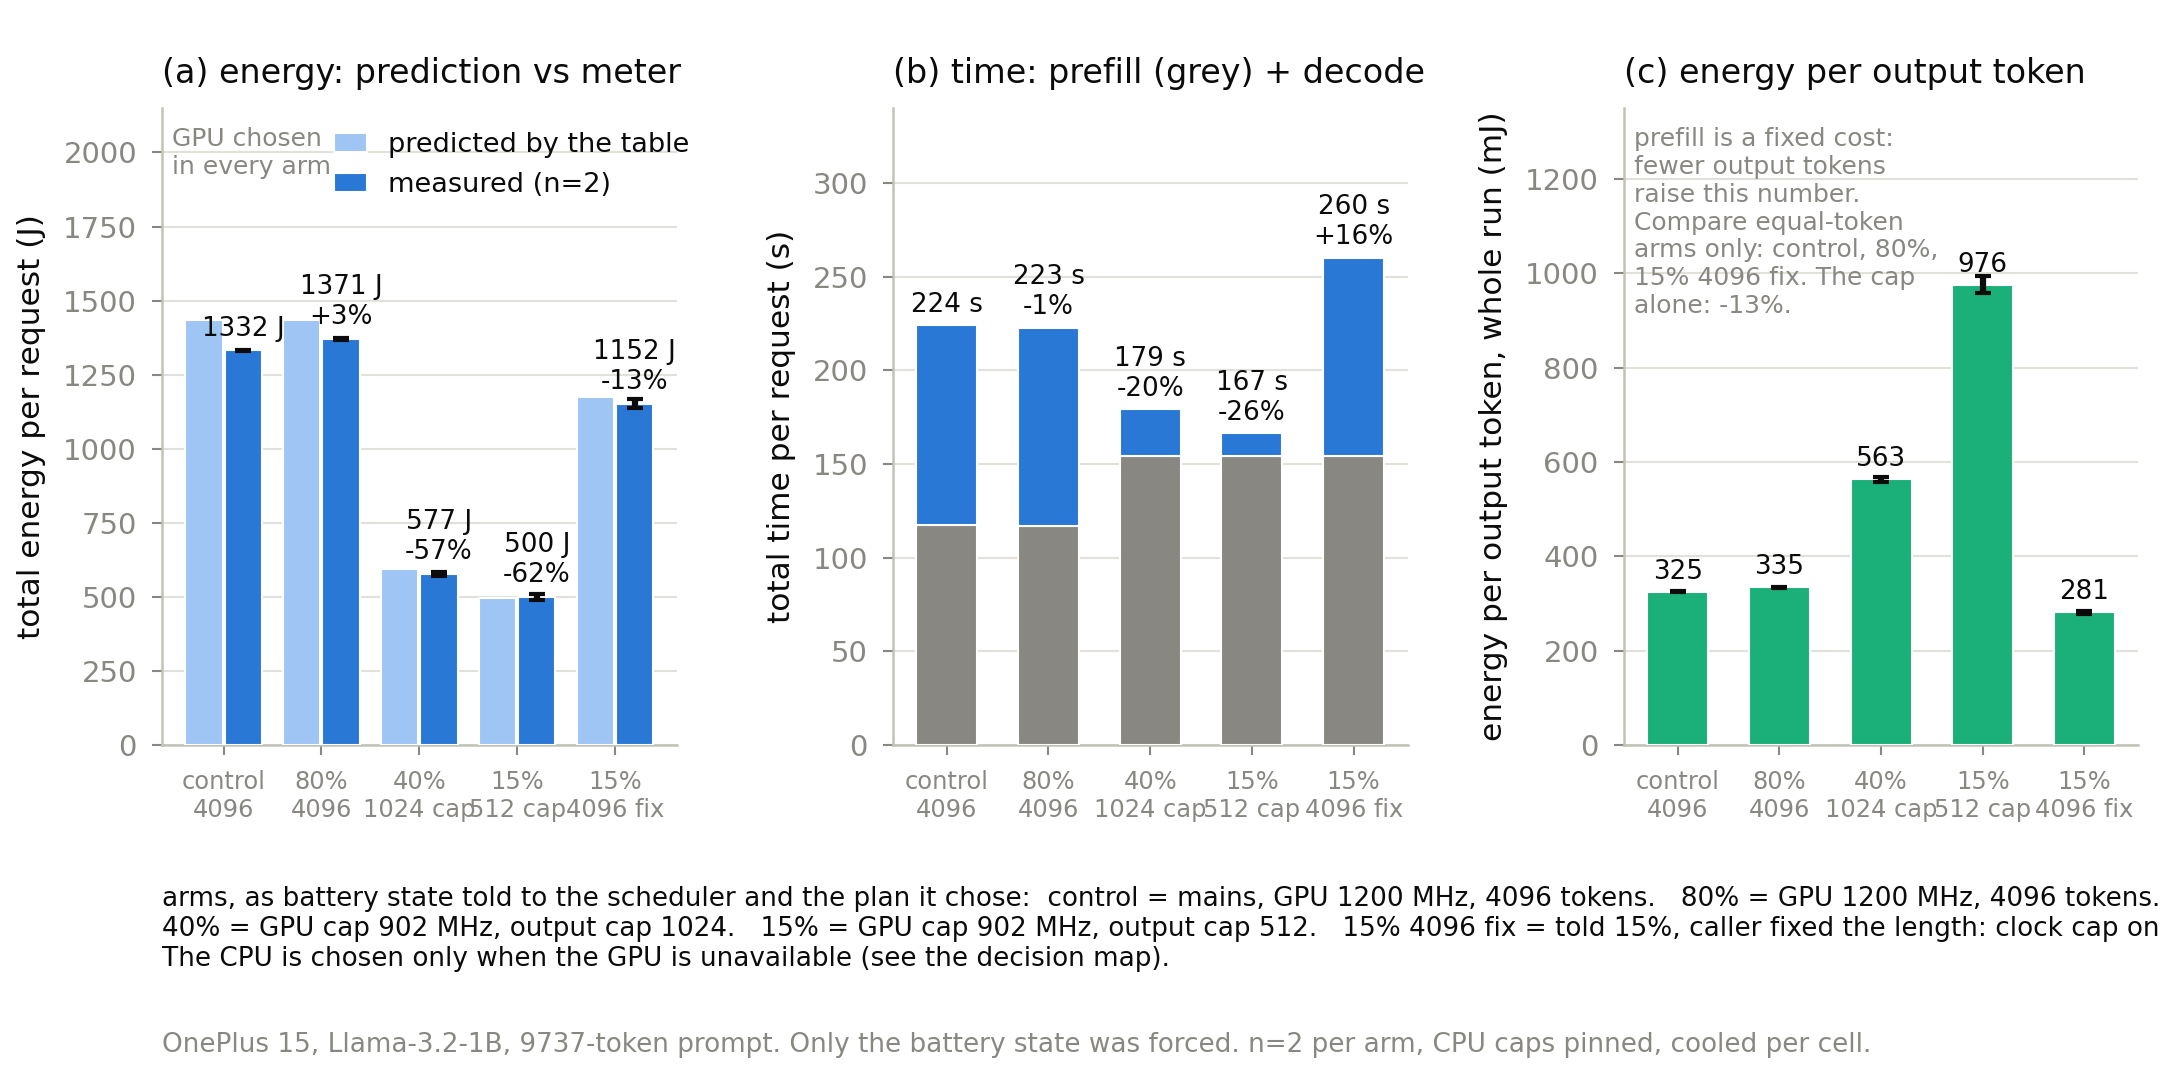

The script that saved this image:
#!/usr/bin/env python3
"""The scheduler, measured: the same prompt through ukv_sched.sh under forced battery states.
The control arm is the scheduler told it is on mains (full-performance plan, 4096 tokens).
(a) total energy per request, predicted by the scheduler's table vs measured on the phone.
(b) total time per request, prefill + decode.
(c) energy per output token, which removes the output-cap effect and leaves the clock effect.
From /tmp/sched_proof (n=2 per arm, CPU caps pinned, cooled per cell).
"""
import os, sys, glob, json, re, statistics as st
import matplotlib
matplotlib.use("Agg")
import matplotlib.pyplot as plt

sys.path.insert(0, "/home/mislam22/EndurKV_workspace/EndurKV/scripts")
from ea_proof_summary import load as load_cell

BLUE, AQUA, RED, MUTEDB = "#2a78d6", "#1baf7a", "#e34948", "#9ec5f4"
INK, MUTED, GRID, AXIS, SURF = "#0b0b0b", "#898781", "#e1e0d9", "#c3c2b7", "#ffffff"
plt.rcParams.update({
    "font.family": "sans-serif", "font.sans-serif": ["DejaVu Sans", "Arial", "Helvetica"],
    "font.size": 7.5, "axes.labelsize": 7.5, "axes.titlesize": 8, "legend.fontsize": 6.5,
    "xtick.labelsize": 7, "ytick.labelsize": 7, "axes.edgecolor": AXIS, "axes.linewidth": 0.6,
    "xtick.color": MUTED, "ytick.color": MUTED, "axes.labelcolor": INK, "text.color": INK,
    "grid.color": GRID, "grid.linewidth": 0.5, "axes.grid": True, "axes.axisbelow": True,
    "legend.frameon": False, "figure.facecolor": SURF, "axes.facecolor": SURF,
    "pdf.fonttype": 42, "ps.fonttype": 42,
})

arms_order = [("control", "control\n4096"), ("sched_healthy", "80%\n4096"), ("sched_mid", "40%\n1024 cap"), ("sched_low", "15%\n512 cap"), ("sched_low_nocap", "15%\n4096 fix")]
pred = {}
for line in open("/tmp/sched_proof/ukv_sched.log"):
    m = re.search(r"tag=(\S+) .* pred_J=(\d+)", line)
    if m: pred[m.group(1)] = float(m.group(2))
cells = {}
for d in sorted(glob.glob("/tmp/sched_proof/*_r[0-9]")):
    if not os.path.exists(d + "/meta.json"): continue
    x = load_cell(d); m = json.load(open(d + "/meta.json"))
    tag = os.path.basename(d); arm = tag.rsplit("_r", 1)[0]
    cells.setdefault(arm, []).append(dict(E=x["prefill_J"] + x["decode_J"], pre=x["prefill_s"], dec=x["decode_s"], no=m["n_decode_steps"],
                                          np=m["n_prompt_tokens"], pred=pred.get(tag, float("nan")), gpu=x["gpu_mhz"], tps=x["tps"]))
def ms(v):
    v = [a for a in v if a == a]; return (st.mean(v), st.pstdev(v) if len(v) > 1 else 0.0, len(v)) if v else (float("nan"), 0, 0)

fig, (a, b, c) = plt.subplots(1, 3, figsize=(7.2, 3.6))
fig.subplots_adjust(left=0.075, right=0.99, top=0.90, bottom=0.31, wspace=0.42)
for ax in (a, b, c):
    for s in ("top", "right"): ax.spines[s].set_visible(False)
    ax.tick_params(length=2.5, width=0.5); ax.grid(axis="x", visible=False)
xs = list(range(len(arms_order))); labels = [l for _, l in arms_order]
E = [ms([k["E"] for k in cells.get(a_, [])]) for a_, _ in arms_order]
P = [ms([k["pred"] for k in cells.get(a_, [])]) for a_, _ in arms_order]
ref = E[0][0]
a.bar([x - 0.2 for x in xs], [p[0] for p in P], width=0.38, color=MUTEDB, edgecolor=SURF, linewidth=0.5, zorder=3, label="predicted by the table")
a.bar([x + 0.2 for x in xs], [e[0] for e in E], width=0.38, color=BLUE, edgecolor=SURF, linewidth=0.5, yerr=[e[1] for e in E], capsize=2, ecolor=INK, zorder=3, label="measured (n=2)")
for x, e in zip(xs, E):
    a.text(x + 0.2, e[0] + 30, f"{e[0]:.0f} J" + (f"\n{e[0]/ref-1:+.0%}" if x else ""), ha="center", va="bottom", fontsize=6.3, color=INK)
a.set_xticks(xs); a.set_xticklabels(labels, fontsize=5.8); a.set_ylabel("total energy per request (J)"); a.set_ylim(0, 2150)
a.set_title("(a) energy: prediction vs meter", loc="left")
a.text(0.02, 0.97, "GPU chosen\nin every arm", transform=a.transAxes, fontsize=6.0, color=MUTED, va="top"); a.legend(loc="upper center", bbox_to_anchor=(0.68, 1.0), handlelength=1.2)
pre = [ms([k["pre"] for k in cells.get(a_, [])])[0] for a_, _ in arms_order]; dec = [ms([k["dec"] for k in cells.get(a_, [])])[0] for a_, _ in arms_order]
b.bar(xs, pre, width=0.6, color=MUTED, edgecolor=SURF, linewidth=0.5, zorder=3)
b.bar(xs, dec, width=0.6, bottom=pre, color=BLUE, edgecolor=SURF, linewidth=0.5, zorder=3)
for x, p_, d_ in zip(xs, pre, dec):
    b.text(x, p_ + d_ + 4, f"{p_+d_:.0f} s" + (f"\n{(p_+d_)/(pre[0]+dec[0])-1:+.0%}" if x else ""), ha="center", va="bottom", fontsize=6.3, color=INK)
b.set_xticks(xs); b.set_xticklabels(labels, fontsize=5.8); b.set_ylabel("total time per request (s)"); b.set_ylim(0, 340)
b.set_title("(b) time: prefill (grey) + decode", loc="left")
mj = [ms([k["E"] * 1000 / k["no"] for k in cells.get(a_, [])]) for a_, _ in arms_order]
c.bar(xs, [m_[0] for m_ in mj], width=0.6, color=AQUA, edgecolor=SURF, linewidth=0.5, yerr=[m_[1] for m_ in mj], capsize=2, ecolor=INK, zorder=3)
for x, m_ in zip(xs, mj):
    c.text(x, m_[0] + 15, f"{m_[0]:.0f}", ha="center", va="bottom", fontsize=6.3, color=INK)
c.set_xticks(xs); c.set_xticklabels(labels, fontsize=5.8); c.set_ylabel("energy per output token, whole run (mJ)"); c.set_ylim(0, 1350)
c.set_title("(c) energy per output token", loc="left")
c.text(0.02, 0.97, "prefill is a fixed cost:\nfewer output tokens\nraise this number.\nCompare equal-token\narms only: control, 80%,\n15% 4096 fix. The cap\nalone: -13%.", transform=c.transAxes, fontsize=6.0, color=MUTED, va="top")
fig.text(0.075, 0.10, "arms, as battery state told to the scheduler and the plan it chose:  control = mains, GPU 1200 MHz, 4096 tokens.   80% = GPU 1200 MHz, 4096 tokens.\n"
                      "40% = GPU cap 902 MHz, output cap 1024.   15% = GPU cap 902 MHz, output cap 512.   15% 4096 fix = told 15%, caller fixed the length: clock cap only.\n"
                      "The CPU is chosen only when the GPU is unavailable (see the decision map).",
         fontsize=6.3, color=INK, ha="left", va="bottom")
fig.text(0.075, 0.02, "OnePlus 15, Llama-3.2-1B, 9737-token prompt. Only the battery state was forced. n=2 per arm, CPU caps pinned, cooled per cell.",
         fontsize=6.3, color=MUTED, ha="left", va="bottom")
out = "/home/mislam22/EndurKV_workspace/EndurKV/figures/fig_sched_proof"
fig.savefig(out + ".pdf"); fig.savefig(out + ".png", dpi=300)
print("wrote", out)
for (a_, _), e, p_, m_ in zip(arms_order, E, P, mj):
    k = cells.get(a_, [])
    print(f"  {a_:16s} n={e[2]} measured {e[0]:6.0f}±{e[1]:.0f} J  predicted {p_[0]:6.0f} J  ({e[0]/p_[0]-1:+.0%})  time {ms([x['pre']+x['dec'] for x in k])[0]:5.0f} s  {m_[0]:5.0f} mJ/output token  gpu {ms([x['gpu'] for x in k])[0]:.0f} MHz")
